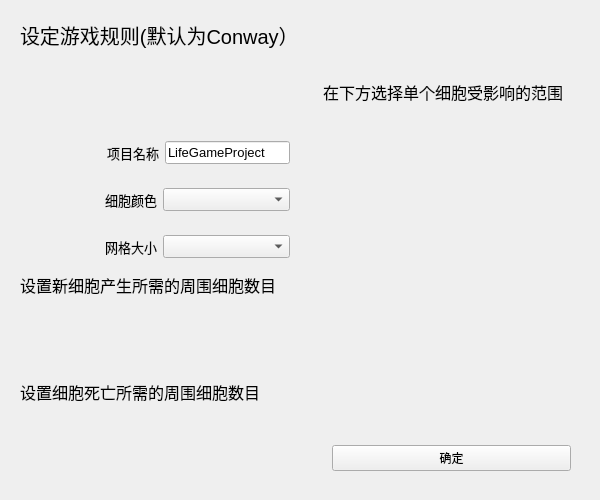
<?xml version="1.0" encoding="UTF-8"?>
<ui version="4.0">
 <class>SettingWindow</class>
 <widget class="QWidget" name="SettingWindow">
  <property name="geometry">
   <rect>
    <x>0</x>
    <y>0</y>
    <width>600</width>
    <height>500</height>
   </rect>
  </property>
  <property name="windowTitle">
   <string>Form</string>
  </property>
  <layout class="QHBoxLayout" name="horizontalLayout_2">
   <item>
    <widget class="QWidget" name="widget_2" native="true">
     <property name="font">
      <font>
       <pointsize>13</pointsize>
      </font>
     </property>
     <layout class="QVBoxLayout" name="verticalLayout_2">
      <item>
       <widget class="QLabel" name="label">
        <property name="font">
         <font>
          <pointsize>15</pointsize>
         </font>
        </property>
        <property name="text">
         <string>设定游戏规则(默认为Conway）</string>
        </property>
       </widget>
      </item>
      <item>
       <spacer name="verticalSpacer_2">
        <property name="orientation">
         <enum>Qt::Vertical</enum>
        </property>
        <property name="sizeHint" stdset="0">
         <size>
          <width>20</width>
          <height>40</height>
         </size>
        </property>
       </spacer>
      </item>
      <item>
       <widget class="QWidget" name="widget" native="true">
        <layout class="QHBoxLayout" name="horizontalLayout_5">
         <item>
          <spacer name="horizontalSpacer">
           <property name="orientation">
            <enum>Qt::Horizontal</enum>
           </property>
           <property name="sizeHint" stdset="0">
            <size>
             <width>40</width>
             <height>20</height>
            </size>
           </property>
          </spacer>
         </item>
         <item>
          <widget class="QLabel" name="label_4">
           <property name="font">
            <font>
             <pointsize>10</pointsize>
            </font>
           </property>
           <property name="text">
            <string>项目名称</string>
           </property>
           <property name="alignment">
            <set>Qt::AlignRight|Qt::AlignTrailing|Qt::AlignVCenter</set>
           </property>
          </widget>
         </item>
         <item>
          <widget class="QLineEdit" name="titleEdit">
           <property name="font">
            <font>
             <pointsize>10</pointsize>
            </font>
           </property>
           <property name="text">
            <string>LifeGameProject</string>
           </property>
           <property name="placeholderText">
            <string/>
           </property>
          </widget>
         </item>
        </layout>
       </widget>
      </item>
      <item>
       <widget class="QWidget" name="widget_4" native="true">
        <layout class="QHBoxLayout" name="horizontalLayout_3">
         <item>
          <widget class="QLabel" name="label_2">
           <property name="font">
            <font>
             <pointsize>10</pointsize>
            </font>
           </property>
           <property name="text">
            <string>细胞颜色</string>
           </property>
           <property name="alignment">
            <set>Qt::AlignRight|Qt::AlignTrailing|Qt::AlignVCenter</set>
           </property>
          </widget>
         </item>
         <item>
          <widget class="QComboBox" name="colorBox">
           <property name="font">
            <font>
             <pointsize>10</pointsize>
            </font>
           </property>
           <property name="currentText">
            <string/>
           </property>
           <property name="placeholderText">
            <string>黑色</string>
           </property>
          </widget>
         </item>
        </layout>
       </widget>
      </item>
      <item>
       <widget class="QWidget" name="widget_5" native="true">
        <layout class="QHBoxLayout" name="horizontalLayout_4">
         <item>
          <widget class="QLabel" name="label_3">
           <property name="font">
            <font>
             <pointsize>10</pointsize>
            </font>
           </property>
           <property name="text">
            <string>网格大小</string>
           </property>
           <property name="alignment">
            <set>Qt::AlignRight|Qt::AlignTrailing|Qt::AlignVCenter</set>
           </property>
          </widget>
         </item>
         <item>
          <widget class="QComboBox" name="sizeBox">
           <property name="font">
            <font>
             <pointsize>10</pointsize>
            </font>
           </property>
           <property name="placeholderText">
            <string>64 * 64</string>
           </property>
          </widget>
         </item>
        </layout>
       </widget>
      </item>
      <item>
       <widget class="QLabel" name="label_5">
        <property name="font">
         <font>
          <pointsize>12</pointsize>
         </font>
        </property>
        <property name="text">
         <string>设置新细胞产生所需的周围细胞数目</string>
        </property>
       </widget>
      </item>
      <item>
       <spacer name="verticalSpacer_3">
        <property name="orientation">
         <enum>Qt::Vertical</enum>
        </property>
        <property name="sizeHint" stdset="0">
         <size>
          <width>20</width>
          <height>40</height>
         </size>
        </property>
       </spacer>
      </item>
      <item>
       <widget class="QLabel" name="label_6">
        <property name="font">
         <font>
          <pointsize>12</pointsize>
         </font>
        </property>
        <property name="text">
         <string>设置细胞死亡所需的周围细胞数目</string>
        </property>
       </widget>
      </item>
      <item>
       <spacer name="verticalSpacer_4">
        <property name="orientation">
         <enum>Qt::Vertical</enum>
        </property>
        <property name="sizeHint" stdset="0">
         <size>
          <width>20</width>
          <height>40</height>
         </size>
        </property>
       </spacer>
      </item>
     </layout>
    </widget>
   </item>
   <item>
    <widget class="QWidget" name="mapWidget" native="true">
     <layout class="QVBoxLayout" name="verticalLayout">
      <item>
       <spacer name="horizontalSpacer_3">
        <property name="orientation">
         <enum>Qt::Horizontal</enum>
        </property>
        <property name="sizeHint" stdset="0">
         <size>
          <width>40</width>
          <height>20</height>
         </size>
        </property>
       </spacer>
      </item>
      <item>
       <spacer name="horizontalSpacer_4">
        <property name="orientation">
         <enum>Qt::Horizontal</enum>
        </property>
        <property name="sizeHint" stdset="0">
         <size>
          <width>40</width>
          <height>20</height>
         </size>
        </property>
       </spacer>
      </item>
      <item>
       <spacer name="horizontalSpacer_5">
        <property name="orientation">
         <enum>Qt::Horizontal</enum>
        </property>
        <property name="sizeHint" stdset="0">
         <size>
          <width>40</width>
          <height>20</height>
         </size>
        </property>
       </spacer>
      </item>
      <item>
       <widget class="QLabel" name="label_7">
        <property name="font">
         <font>
          <pointsize>12</pointsize>
         </font>
        </property>
        <property name="text">
         <string>在下方选择单个细胞受影响的范围</string>
        </property>
        <property name="alignment">
         <set>Qt::AlignLeading|Qt::AlignLeft|Qt::AlignVCenter</set>
        </property>
       </widget>
      </item>
      <item>
       <spacer name="verticalSpacer">
        <property name="orientation">
         <enum>Qt::Vertical</enum>
        </property>
        <property name="sizeHint" stdset="0">
         <size>
          <width>20</width>
          <height>40</height>
         </size>
        </property>
       </spacer>
      </item>
      <item>
       <spacer name="horizontalSpacer_2">
        <property name="orientation">
         <enum>Qt::Horizontal</enum>
        </property>
        <property name="sizeHint" stdset="0">
         <size>
          <width>40</width>
          <height>20</height>
         </size>
        </property>
       </spacer>
      </item>
      <item>
       <widget class="QWidget" name="widget_3" native="true">
        <layout class="QHBoxLayout" name="horizontalLayout">
         <item>
          <widget class="QPushButton" name="nextButton">
           <property name="text">
            <string>确定</string>
           </property>
          </widget>
         </item>
        </layout>
       </widget>
      </item>
     </layout>
    </widget>
   </item>
  </layout>
 </widget>
 <resources/>
 <connections/>
</ui>
